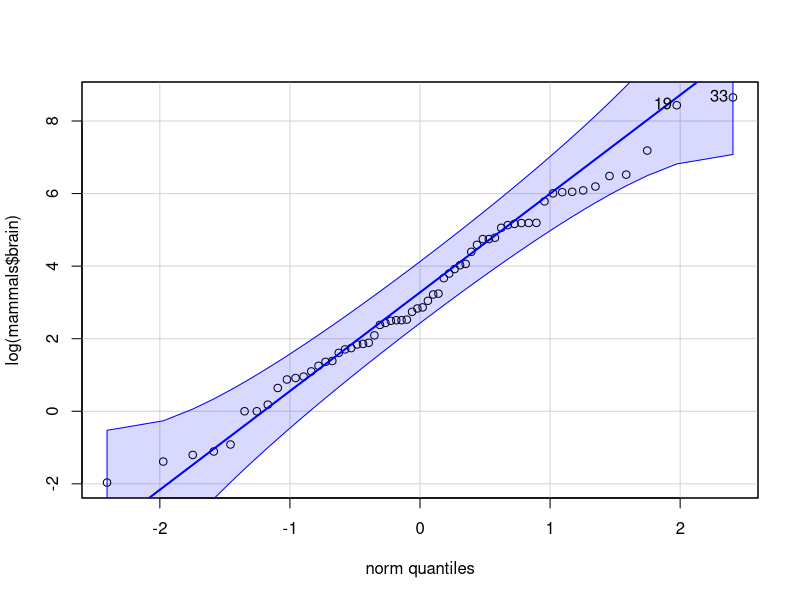
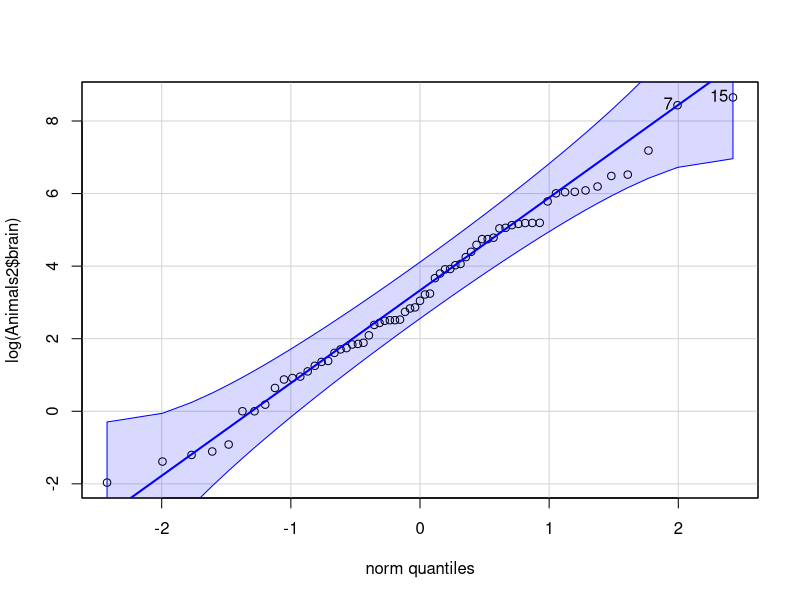
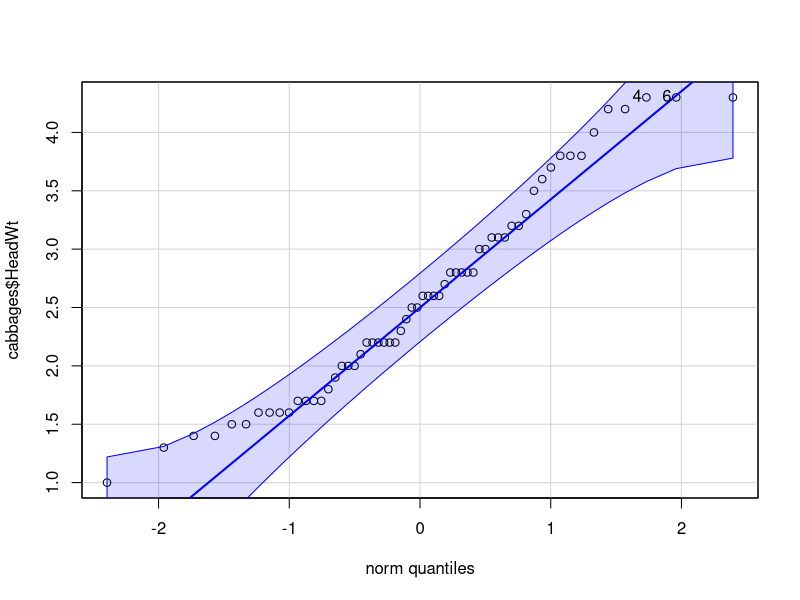
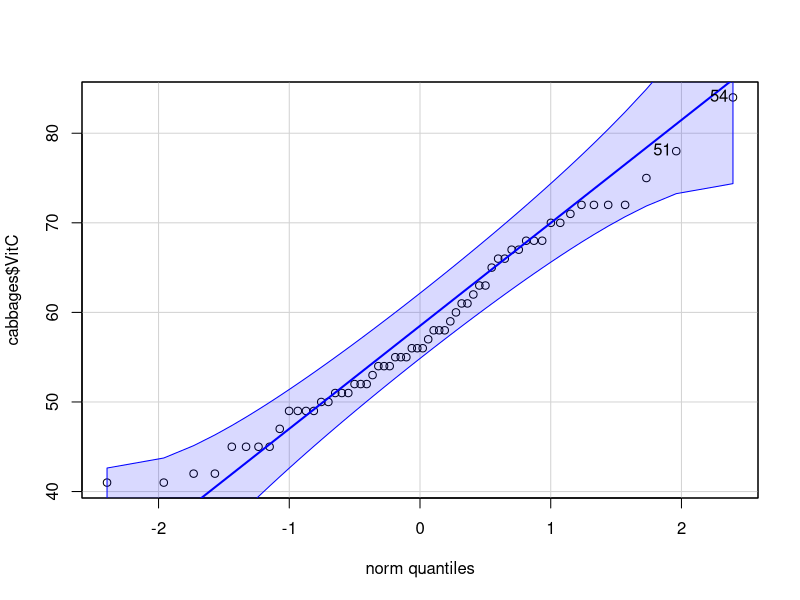
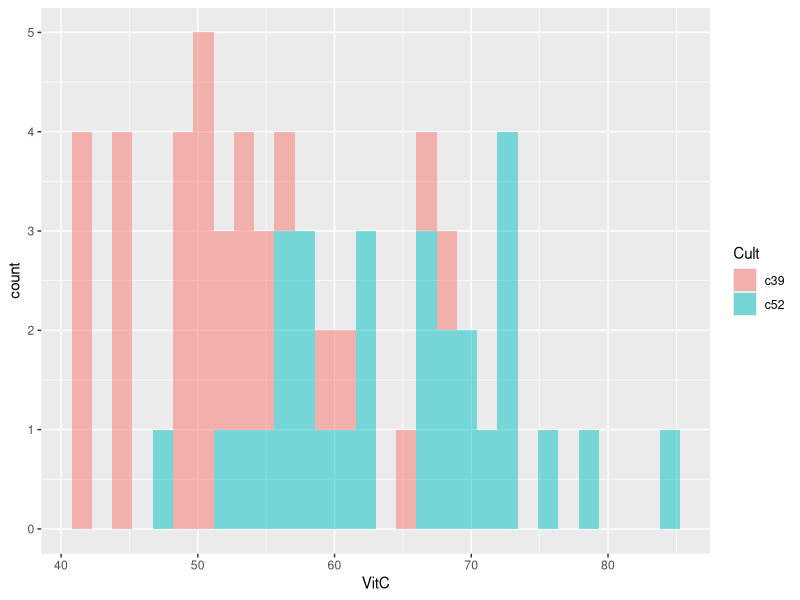
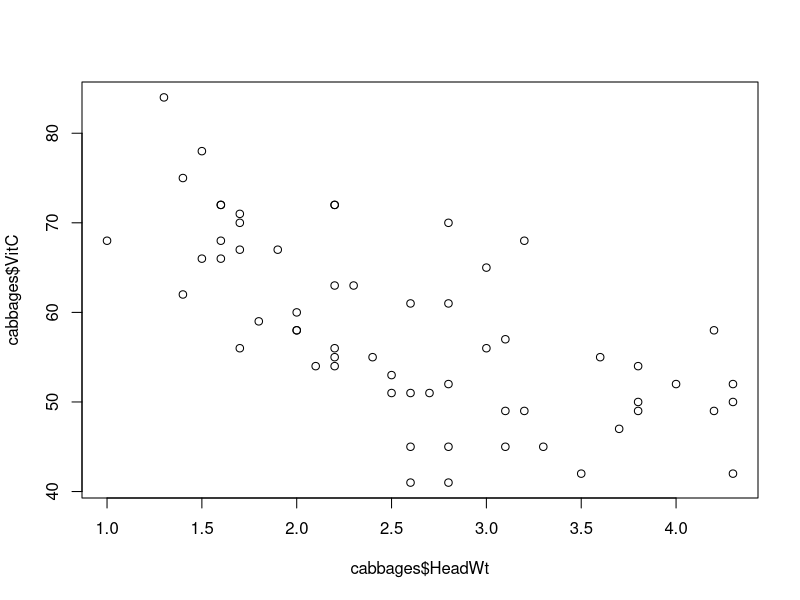
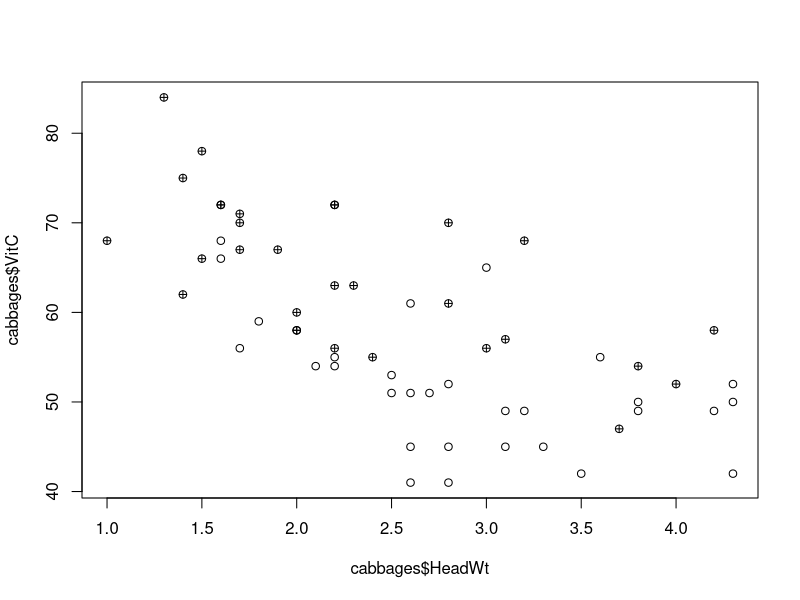

Source code (R) for these figures, in order: (Note: this script raises an error after producing the figures.)
## ---- chunk 1

# CONFIGURACIÓN GENERAL
library(knitr)
options(width = 100)
# Opciones generales chunks

## PARA GENERAR SOLO LOS ENUNCIADO include=FALSE
#opts_chunk$set(echo=F,message = F, error = F, warning = F, comment = NA, fig.align = 'center', dpi = 100, tidy = F, cache.path = '.cache/', fig.path = './figure/', include=FALSE)

## PARA Incluir la soluciones SOLO LOS ENUNCIADO include=TRUE
opts_chunk$set(echo=T,message = F, error = F, warning = F, comment = NA, fig.align = 'center', dpi = 100, tidy = F, cache.path = '.cache/', fig.path = './figure/', include=TRUE)


#options(xtable.type = 'html')
knit_hooks$set(inline = function(x) {
  
  if(is.numeric(x)) {
    round(x, getOption('digits'))
  } else {
    paste(as.character(x), collapse = ', ')
  }
})
#knit_hooks$set(plot = knitr:::hook_plot_html)
## ---- chunk 2
# Especificamos las librerías necesarias en esta lista

packages = c("MASS","knitr","tidyverse","robustbase","car")

#use this function to check if each package is on the local machine
#if a package is installed, it will be loaded
#if any are not, the missing package(s) will be installed and loaded
package.check <- lapply(packages, FUN = function(x) {
  if (!require(x, character.only = TRUE)) {
    install.packages(x, dependencies = TRUE)
    library(x, character.only = TRUE)
  }
})

#verify they are loaded
#search()

## ---- chunk 3
    library(robustbase)
    library(MASS)

    dfm<- mammals
    dfa <- Animals2

    summarise(dfm)
## ---- chunk 4
    dim(dfm)
    dim(dfa)
## ---- chunk 5
    head(dfm)
    head(dfa)
## ---- chunk 6
    tail(dfm)
    tail(dfa)
## ---- chunk 7
    str(dfm)
    str(dfa)
## ---- chunk 8
    rownames(dfm)
## ---- chunk 9
    colnames(dfm)
## ---- chunk 10
    rownames(dfa)
## ---- chunk 11
    colnames(dfa)
## ---- chunk 12
    commonAnimals <- intersect(dfm, dfa)
    commonAnimals
## ---- chunk 13
    #Animales de dfm que no estan en dfa.
    dif_m <- setdiff(rownames(dfm),rownames(dfa))
    #Animales de dfa que no estan en dfm.
    dif_a <- setdiff(rownames(dfa),rownames(dfm))
    #La union de ambos conjuntos de animales es el conjunto de los animales que no están en ambos conjuntos.
    dif_total <- c(dif_m, dif_a)
    dif_total
    #El número total de animales es:
    length(dif_total)
    #Parece que son una mezcla entre dinosaurios y mamiferos.

## ---- chunk 14
qqPlot(log(mammals$brain))
## ---- chunk 15
qqPlot(log(Animals2$brain))

## ---- chunk 16
    #a)
    libReturn <- library()
    libReturn
    #b)
    head(libReturn$results, n = 5)
    #c) 
    length(libReturn[[2]]) 
    #El numero de librerias que tengo es 717.







## ---- chunk 17
#a)
head(cabbages)
dim(cabbages)
tail(cabbages)
glimpse(cabbages)
str(cabbages)
#b)
any(is.na(cabbages))
colSums(sapply(cabbages, is.na))
#c)
library(car)
head(Chile)
dim(Chile)
tail(Chile)
glimpse(Chile)
str(Chile)
#d)
summary(cabbages)
summary(Chile)


## ---- chunk 18
qqPlot(cabbages$HeadWt)
## ---- chunk 19
qqPlot(cabbages$VitC)
## ---- chunk 20
ggplot(cabbages, aes(VitC, fill= Cult))+ geom_histogram(alpha = 0.5)


## ---- chunk 21
#a)
plot(cabbages$VitC~cabbages$HeadWt)

#b)
plot(cabbages$VitC~cabbages$HeadWt, pch=c(1,10)[cabbages$Cult])

Modelo_c39 <- Im(cabbages$VitC~cabbages$HeadWt, data= cabbages, subset= which(Cult=="c39"))
Modelo_c52 <- Im(cabbages$VitC~cabbages$HeadWt, data= cabbages, subset= which(cult=="c52"))
abline(Modelo_c39)
abline(Modelo_c52)
## ---- chunk 22
#c)
summary(Modelo_c39)
summary(Modelo_c52)
Im(Modelo_c39)
Im(Modelo_c52)
